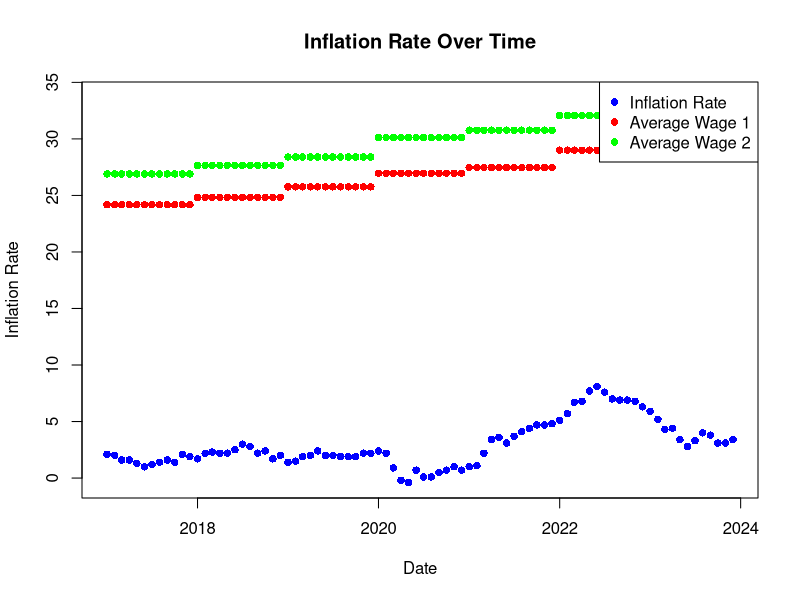
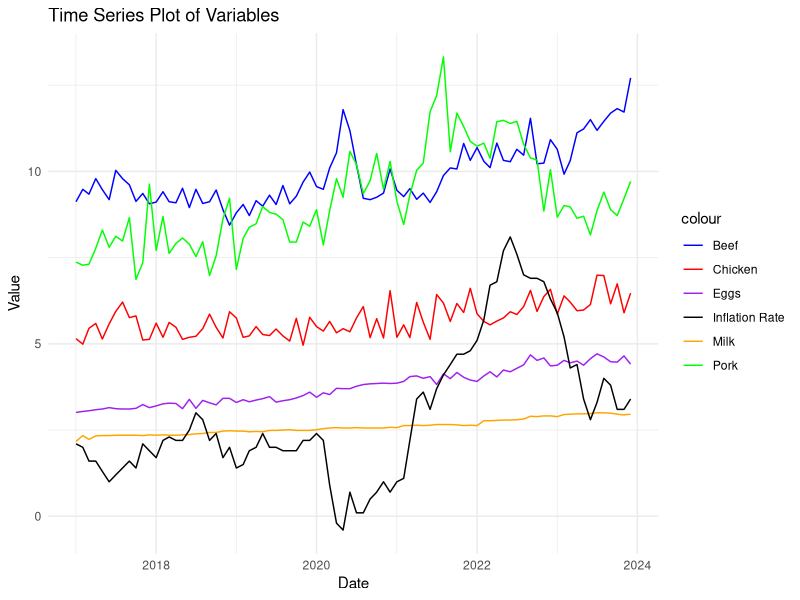
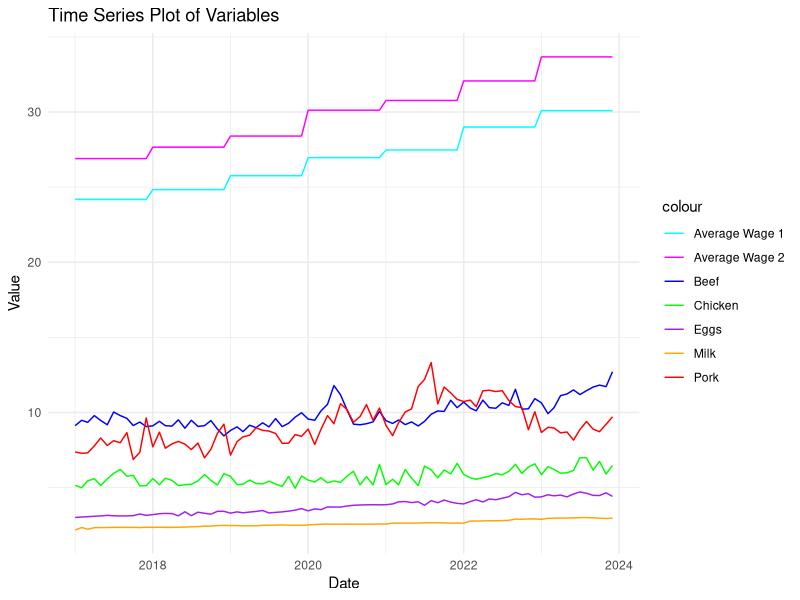

Write the R code that produced these figures, in order.
#### Preamble ####
# Purpose: graph from simulated data and clean data 
# Author: Lin Dai
# Date: 6 April 2024
# Contact: dailin200007302gmail.com

# Import data

library(readr)
clean_data <- read_csv("data/clean_data/clean_data.csv")

# change the date type with column Date in clean data

clean_data$date <- as.Date(clean_data$Date)

# Rename the file

data <- clean_data

# graph the plot

plot(data$date, data$inf_rate, xlab = "Date", ylab = "Inflation Rate", main = "Inflation Rate Over Time", col = "blue", pch = 16, ylim = range(c(data$inf_rate, data$av_wage1, data$av_wage2)))
points(data$date, data$av_wage1, col = "red", pch = 16)
points(data$date, data$av_wage2, col = "green", pch = 16)

# add the name of each point

legend("topright", legend = c("Inflation Rate", "Average Wage 1", "Average Wage 2"), col = c("blue", "red", "green"), pch = 16)

data$Date <- as.Date(data$Date)

# work space set up

library(ggplot2)

# graph the plot

ggplot(data, aes(x = Date)) +
  geom_line(aes(y = beef, color = "Beef")) +
  geom_line(aes(y = chiken, color = "Chicken")) +
  geom_line(aes(y = pork, color = "Pork")) +
  geom_line(aes(y = milk, color = "Milk")) +
  geom_line(aes(y = eggs, color = "Eggs")) +
  geom_line(aes(y = inf_rate, color = "Inflation Rate")) +
  xlab("Date") +
  ylab("Value") +
  ggtitle("Time Series Plot of Variables") +
  scale_color_manual(values = c("Beef" = "blue", "Chicken" = "red", "Pork" = "green", "Milk" = "orange", "Eggs" = "purple", "Inflation Rate" = "black")) +
  theme_minimal()

# graph the plot

ggplot(data, aes(x = Date)) +
  geom_line(aes(y = beef, color = "Beef")) +
  geom_line(aes(y = pork, color = "Pork")) +
  geom_line(aes(y = chiken, color = "Chicken")) +
  geom_line(aes(y = milk, color = "Milk")) +
  geom_line(aes(y = eggs, color = "Eggs")) +
  geom_line(aes(y = av_wage1, color = "Average Wage 1")) +
  geom_line(aes(y = av_wage2, color = "Average Wage 2")) +
  xlab("Date") +
  ylab("Value") +
  ggtitle("Time Series Plot of Variables") +
  scale_color_manual(values = c("Beef" = "blue", "Pork" = "red", "Chicken" = "green", "Milk" = "orange", "Eggs" = "purple", "Average Wage 1" = "cyan", "Average Wage 2" = "magenta")) +
  theme_minimal()
